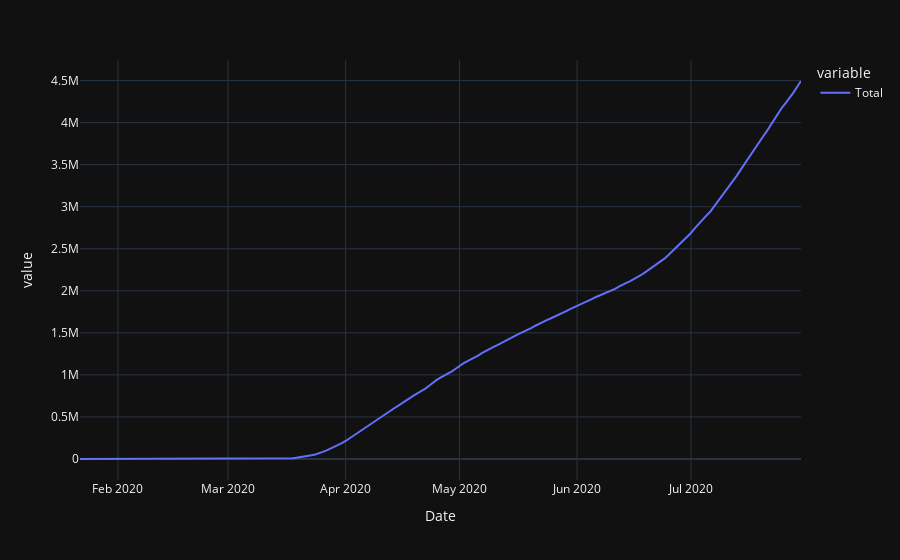

Notebook cell for this chart:
### Markdown cell above
## Confirmed

### Code cell
data=create_data_frame('Confirmed')
plot_data_frame()

### Figure 1 — Plotly figure (JSON) as saved in the notebook; plotly's stock layout.template omitted (floating-point values rounded to 4 significant figures; data arrays with more than 128 entries replaced by an {"elided": "..."} marker saying what was removed)
{"data": [{"hovertemplate": "variable=Total<br>Date=%{x}<br>value=%{y}<extra></extra>", "legendgroup": "Total", "line": {"color": "#636efa", "dash": "solid"}, "mode": "lines", "name": "Total", "orientation": "v", "showlegend": true, "type": "scatter", "x": {"elided": "191 str values"}, "xaxis": "x", "y": {"elided": "191 int values"}, "yaxis": "y"}], "layout": {"legend": {"title": {"text": "variable"}, "tracegroupgap": 0}, "margin": {"t": 60}, "xaxis": {"anchor": "y", "domain": [0, 1], "title": {"text": "Date"}}, "yaxis": {"anchor": "x", "domain": [0, 1], "title": {"text": "value"}}}}
